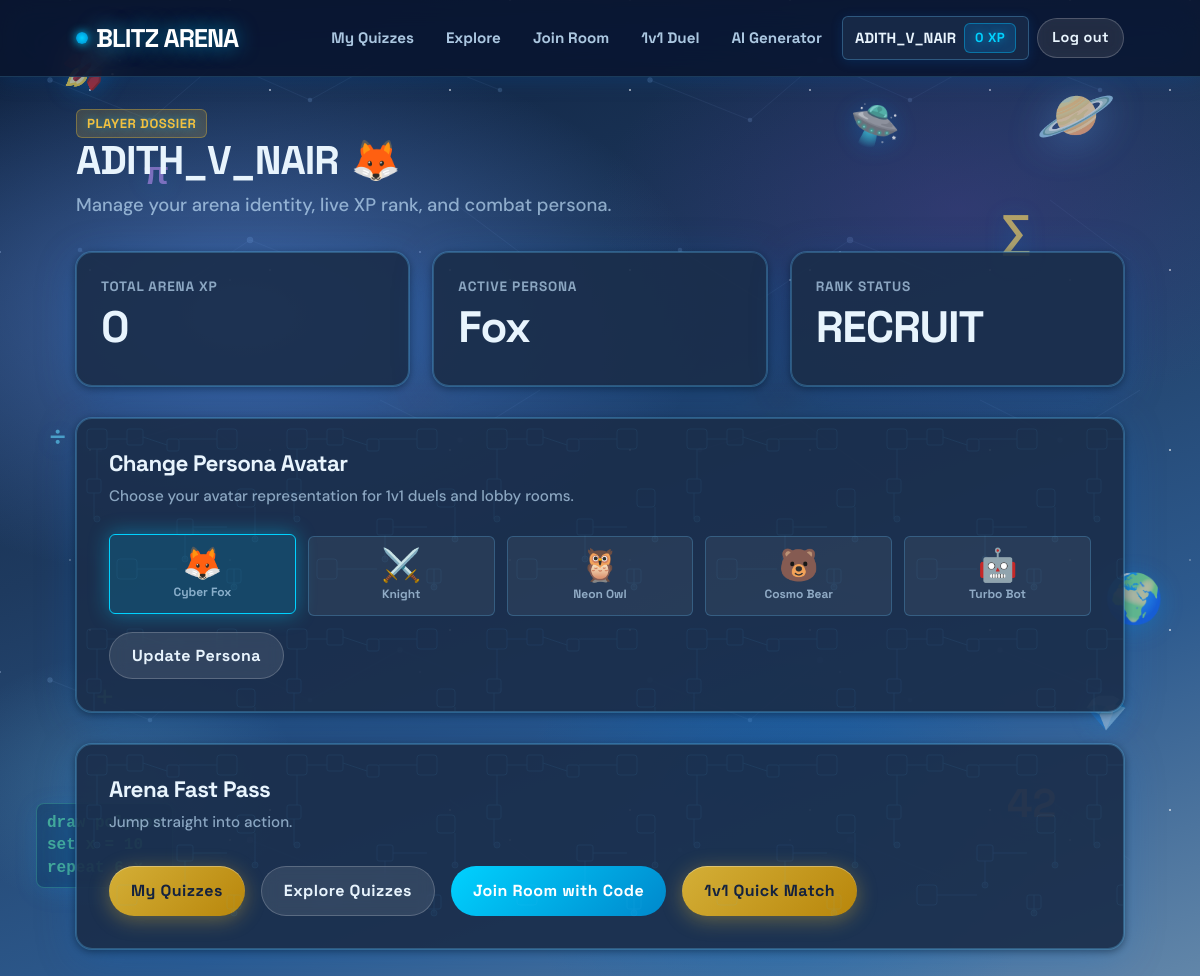
The app's page /accounts/profile/ (signed in) with its own data.
### apps/accounts/models.py (models this page shows, shortened)
class User(AbstractUser):
    avatar = models.CharField(max_length=50, default='default', blank=True)
    xp = models.PositiveIntegerField(default=0)

### apps/accounts/views.py (the view, shortened to what this page needs)
# urls.py: path('profile/', views.profile_view, name='profile'),
@login_required
def profile_view(request):
    return render(request, 'accounts/profile.html', {
        'user': request.user,
        'avatar_choices': AVATAR_CHOICES,
    })

### templates/accounts/profile.html (shortened to what this page needs)
{% extends 'base.html' %}
{% block content %}
<div class="profile-wrapper">
  <div class="page-header">
    <div class="badge badge-accent">Player Dossier</div>
    <h1 class="page-title">
      <span>{{ user.username }}</span>
      {% if user.avatar == 'fox' %}🦊
      {% elif user.avatar == 'knight' %}⚔️
      {% elif user.avatar == 'owl' %}🦉
      {% elif user.avatar == 'bear' %}🐻
      {% elif user.avatar == 'bot' %}🤖
      {% endif %}
    </h1>
    <p class="page-subtitle">Manage your arena identity, live XP rank, and combat persona.</p>
  </div>
  <div class="stats-grid">
    <div class="stat-card">
      <span class="stat-label">Total Arena XP</span>
      <h2 class="stat-value">{{ user.xp }}</h2>
    </div>
    <div class="stat-card">
      <span class="stat-label">Active Persona</span>
      <h2 class="stat-value">{{ user.avatar|title }}</h2>
    </div>
    <div class="stat-card">
      <span class="stat-label">Rank Status</span>
      <h2 class="stat-value">
        {% if user.xp >= 1000 %}WARLORD
        {% elif user.xp >= 500 %}GLADIATOR
        {% elif user.xp >= 100 %}CHALLENGER
        {% else %}RECRUIT
        {% endif %}
      </h2>
    </div>
  </div>
  <div class="card">
    <div class="card-header">
      <div>
        <h2 class="card-title">Change Persona Avatar</h2>
        <p class="card-subtitle">Choose your avatar representation for 1v1 duels and lobby rooms.</p>
      </div>
    </div>
    <form method="post" action="{% url 'profile' %}">
      <div class="avatar-selector-grid">
        <label class="avatar-card {% if user.avatar == 'fox' %}active{% endif %}" data-avatar="fox">
          <span class="avatar-emoji">🦊</span>
          <span class="avatar-name">Cyber Fox</span>
        </label>
        <label class="avatar-card {% if user.avatar == 'knight' %}active{% endif %}" data-avatar="knight">
          <span class="avatar-emoji">⚔️</span>
          <span class="avatar-name">Knight</span>
        </label>
        <label class="avatar-card {% if user.avatar == 'owl' %}active{% endif %}" data-avatar="owl">
          <span class="avatar-emoji">🦉</span>
          <span class="avatar-name">Neon Owl</span>
        </label>
        <label class="avatar-card {% if user.avatar == 'bear' %}active{% endif %}" data-avatar="bear">
          <span class="avatar-emoji">🐻</span>
          <span class="avatar-name">Cosmo Bear</span>
        </label>
        <label class="avatar-card {% if user.avatar == 'bot' %}active{% endif %}" data-avatar="bot">
          <span class="avatar-emoji">🤖</span>
          <span class="avatar-name">Turbo Bot</span>
        </label>
      </div>
      <button type="submit" class="btn btn-secondary">Update Persona</button>
    </form>
  </div>
  <div class="card">
    <div class="card-header">
      <div>
        <h2 class="card-title">Arena Fast Pass</h2>
        <p class="card-subtitle">Jump straight into action.</p>
      </div>
    </div>
    <div class="profile-actions">
      <a href="/quizzes/" class="btn btn-primary">My Quizzes</a>
      <a href="/quizzes/explore/" class="btn btn-secondary">Explore Quizzes</a>
      <a href="/rooms/join/" class="btn btn-accent">Join Room with Code</a>
      <a href="/rooms/duel/" class="btn btn-primary">1v1 Quick Match</a>
    </div>
  </div>
</div>
{% endblock %}

### templates/components/navbar.html
<nav class="navbar">
  <div class="container nav-container">
    <a href="/" class="brand">
      <span class="brand-dot"></span>BLITZ ARENA
    </a>
    <ul class="nav-links">
      {% if user.is_authenticated %}
        <li><a href="/quizzes/" class="nav-link">My Quizzes</a></li>
        <li><a href="/quizzes/explore/" class="nav-link">Explore</a></li>
        <li><a href="/rooms/join/" class="nav-link">Join Room</a></li>
        <li><a href="/rooms/duel/" class="nav-link">1v1 Duel</a></li>
        <li><a href="/ai/generate/" class="nav-link">AI Generator</a></li>
        <li>
          <a href="{% url 'profile' %}" class="user-pill">
            <span>{{ user.username }}</span>
            <span class="badge">{{ user.xp }} XP</span>
          </a>
        </li>
        <li><a href="{% url 'logout' %}" class="btn btn-secondary btn-sm">Log out</a></li>
      {% else %}
        <li><a href="{% url 'login' %}" class="nav-link">Log in</a></li>
        <li><a href="{% url 'signup' %}" class="btn btn-primary btn-sm">Sign up</a></li>
      {% endif %}
    </ul>
  </div>
</nav>

### static/css/tokens.css (style rules this page uses)
:root { --bg: #F4EFE6; --surface: #FFFFFF; --surface-alt: #FDFBF7; --ink: #18181B; --muted: #64748B; --muted-light: #94A3B8; --accent: #FF4D2E; --accent-hover: #E63E20; --accent-2: #FFD23F; --good: #10B981; --bad: #EF4444; --opt-a: #3B82F6; --opt-b: #F97316; --opt-c: #10B981; --opt-d: #8B5CF6; --border: 2.5px solid var(--ink); --border-thin: 1.5px solid var(--ink); --shadow: 4px 4px 0 var(--ink); --shadow-lg: 6px 6px 0 var(--ink); --shadow-sm: 2px 2px 0 var(--ink); --shadow-hover: 2px 2px 0 var(--ink); --shadow-active: 0px 0px 0 var(--ink); --radius: 10px; --radius-sm: 6px; --radius-full: 9999px; --font-head: 'Space Grotesk', system-ui, -apple-system, sans-serif; --font-body: 'DM Sans', system-ui, -apple-system, sans-serif; --space-2xs: 4px; --space-xs: 8px; --space-sm: 12px; --space-md: 16px; --space-lg: 24px; --space-xl: 32px; --space-2xl: 48px; --space-3xl: 64px; }

### static/css/base.css (style rules this page uses)
*, *::before, *::after { box-sizing: border-box; margin: 0; padding: 0; }
body { font-family: var(--font-body); background-color: var(--bg); background-image: radial-gradient(rgba(24, 24, 27, 0.12) 1.2px, transparent 1.2px); background-size: 24px 24px; color: var(--ink); min-height: 100vh; display: flex; flex-direction: column; line-height: 1.5; -webkit-font-smoothing: antialiased; }
h1, h2, h3, h4, h5, h6 { font-family: var(--font-head); font-weight: 700; line-height: 1.15; color: var(--ink); letter-spacing: -0.025em; }
h1 { font-size: 2.5rem; margin-bottom: var(--space-md); }
h2 { font-size: 1.85rem; margin-bottom: var(--space-sm); }
p { margin-bottom: var(--space-md); color: var(--ink); }
a { color: var(--ink); font-weight: 600; text-decoration: underline; text-decoration-thickness: 2px; text-underline-offset: 3px; cursor: pointer; transition: color 0.15s ease; }
.container { width: 100%; max-width: 1080px; margin: 0 auto; padding: 0 var(--space-md); }
.page-header { margin-bottom: var(--space-xl); text-align: left; }
.page-title { margin-bottom: var(--space-xs); display: flex; align-items: center; gap: var(--space-sm); flex-wrap: wrap; }
.page-subtitle { color: var(--muted); font-size: 1.15rem; font-weight: 500; max-width: 650px; }
.badge { display: inline-flex; align-items: center; gap: 4px; padding: 4px 10px; font-family: var(--font-head); font-size: 0.82rem; font-weight: 700; text-transform: uppercase; letter-spacing: 0.04em; border: var(--border-thin); border-radius: var(--radius-sm); background-color: var(--accent-2); color: var(--ink); box-shadow: 2px 2px 0 var(--ink); }
.badge-accent { background-color: var(--accent); color: #FFFFFF; }
.stats-grid { display: grid; grid-template-columns: repeat(auto-fit, minmax(220px, 1fr)); gap: var(--space-lg); margin-bottom: var(--space-xl); }
.stat-card { background-color: var(--surface); border: var(--border); border-radius: var(--radius); box-shadow: var(--shadow); padding: var(--space-lg); display: flex; flex-direction: column; justify-content: space-between; }
.stat-label { font-family: var(--font-head); font-size: 0.85rem; font-weight: 700; color: var(--muted); text-transform: uppercase; letter-spacing: 0.06em; margin-bottom: var(--space-xs); }
.stat-value { font-size: 2.75rem; font-family: var(--font-head); font-weight: 800; color: var(--ink); line-height: 1; }
.profile-actions { display: flex; gap: var(--space-md); flex-wrap: wrap; margin-top: var(--space-md); }

### records on screen
User: username "ADITH_V_NAIR", xp "0", avatar "Fox"
